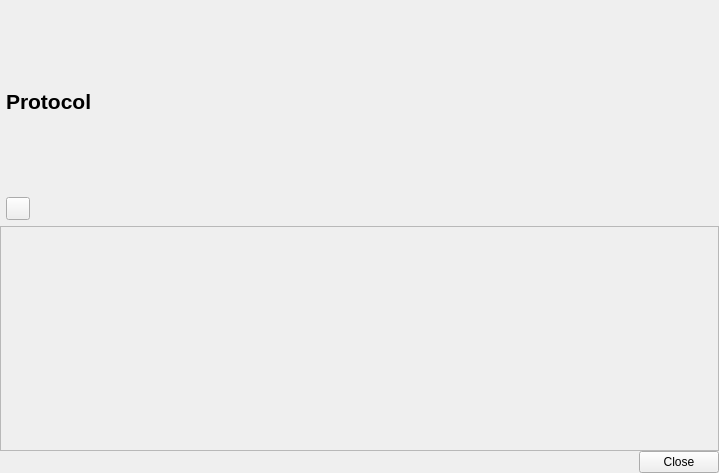
<?xml version="1.0" encoding="UTF-8"?>
<ui version="4.0">
 <class>Protocol</class>
 <widget class="QDialog" name="Protocol">
  <property name="geometry">
   <rect>
    <x>0</x>
    <y>0</y>
    <width>719</width>
    <height>473</height>
   </rect>
  </property>
  <property name="windowTitle">
   <string>Dialog</string>
  </property>
  <layout class="QVBoxLayout" name="verticalLayout_2">
   <property name="spacing">
    <number>0</number>
   </property>
   <property name="leftMargin">
    <number>0</number>
   </property>
   <property name="topMargin">
    <number>0</number>
   </property>
   <property name="rightMargin">
    <number>0</number>
   </property>
   <property name="bottomMargin">
    <number>0</number>
   </property>
   <item>
    <layout class="QVBoxLayout" name="verticalLayout">
     <property name="leftMargin">
      <number>6</number>
     </property>
     <property name="topMargin">
      <number>6</number>
     </property>
     <property name="rightMargin">
      <number>6</number>
     </property>
     <property name="bottomMargin">
      <number>6</number>
     </property>
     <item>
      <widget class="QLabel" name="label">
       <property name="font">
        <font>
         <pointsize>16</pointsize>
         <weight>75</weight>
         <bold>true</bold>
        </font>
       </property>
       <property name="text">
        <string>Protocol</string>
       </property>
      </widget>
     </item>
     <item>
      <layout class="QHBoxLayout" name="layout_search">
       <property name="spacing">
        <number>0</number>
       </property>
       <item>
        <widget class="QToolButton" name="btn_export">
         <property name="text">
          <string/>
         </property>
        </widget>
       </item>
       <item>
        <spacer name="horizontalSpacer_2">
         <property name="orientation">
          <enum>Qt::Horizontal</enum>
         </property>
         <property name="sizeHint" stdset="0">
          <size>
           <width>40</width>
           <height>20</height>
          </size>
         </property>
        </spacer>
       </item>
      </layout>
     </item>
    </layout>
   </item>
   <item>
    <widget class="QFrame" name="frame">
     <property name="frameShape">
      <enum>QFrame::StyledPanel</enum>
     </property>
     <property name="frameShadow">
      <enum>QFrame::Raised</enum>
     </property>
     <layout class="QHBoxLayout" name="horizontalLayout_4" stretch="0">
      <property name="spacing">
       <number>0</number>
      </property>
      <property name="leftMargin">
       <number>0</number>
      </property>
      <property name="topMargin">
       <number>0</number>
      </property>
      <property name="rightMargin">
       <number>0</number>
      </property>
      <property name="bottomMargin">
       <number>0</number>
      </property>
      <item>
       <layout class="QVBoxLayout" name="layout_entry"/>
      </item>
     </layout>
    </widget>
   </item>
   <item>
    <layout class="QHBoxLayout" name="horizontalLayout_2">
     <property name="spacing">
      <number>0</number>
     </property>
     <item>
      <spacer name="horizontalSpacer">
       <property name="orientation">
        <enum>Qt::Horizontal</enum>
       </property>
       <property name="sizeHint" stdset="0">
        <size>
         <width>40</width>
         <height>20</height>
        </size>
       </property>
      </spacer>
     </item>
     <item>
      <widget class="QPushButton" name="btn_close">
       <property name="text">
        <string>Close</string>
       </property>
       <property name="autoDefault">
        <bool>false</bool>
       </property>
      </widget>
     </item>
    </layout>
   </item>
  </layout>
 </widget>
 <resources/>
 <connections/>
</ui>
